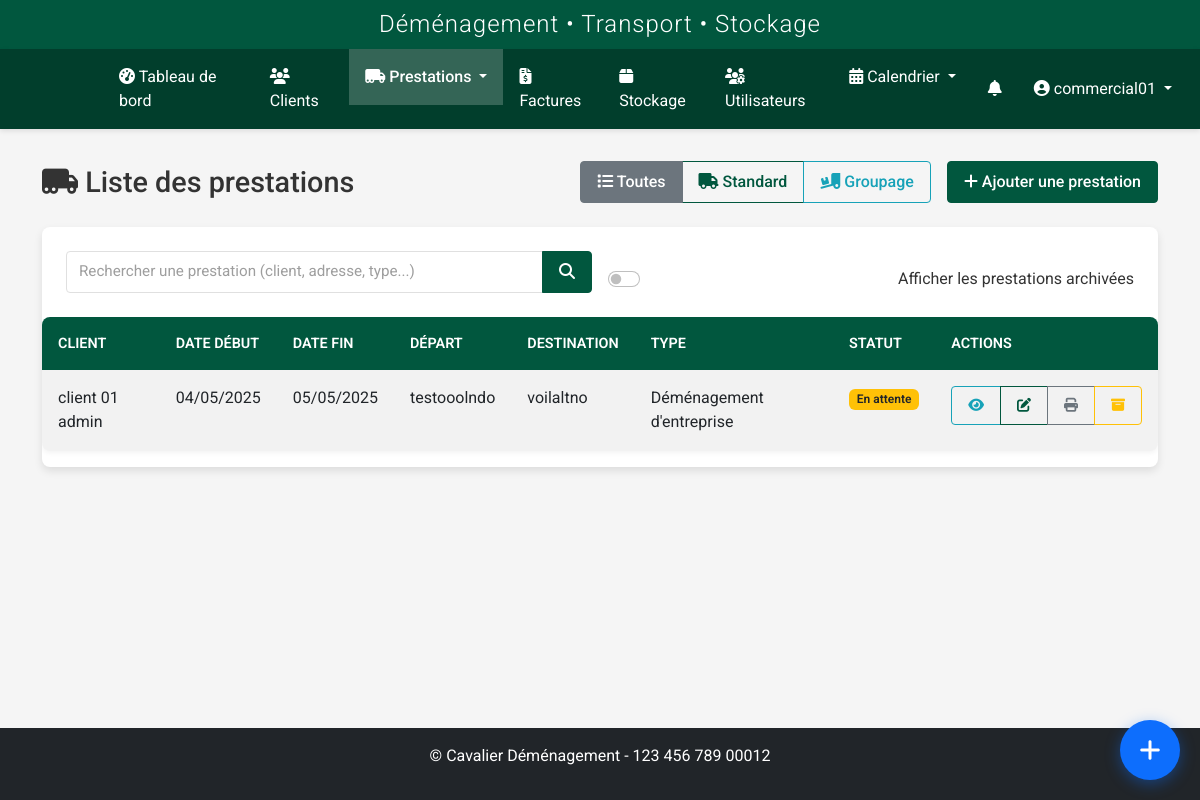
The app's page /prestations/ (signed in), older data.
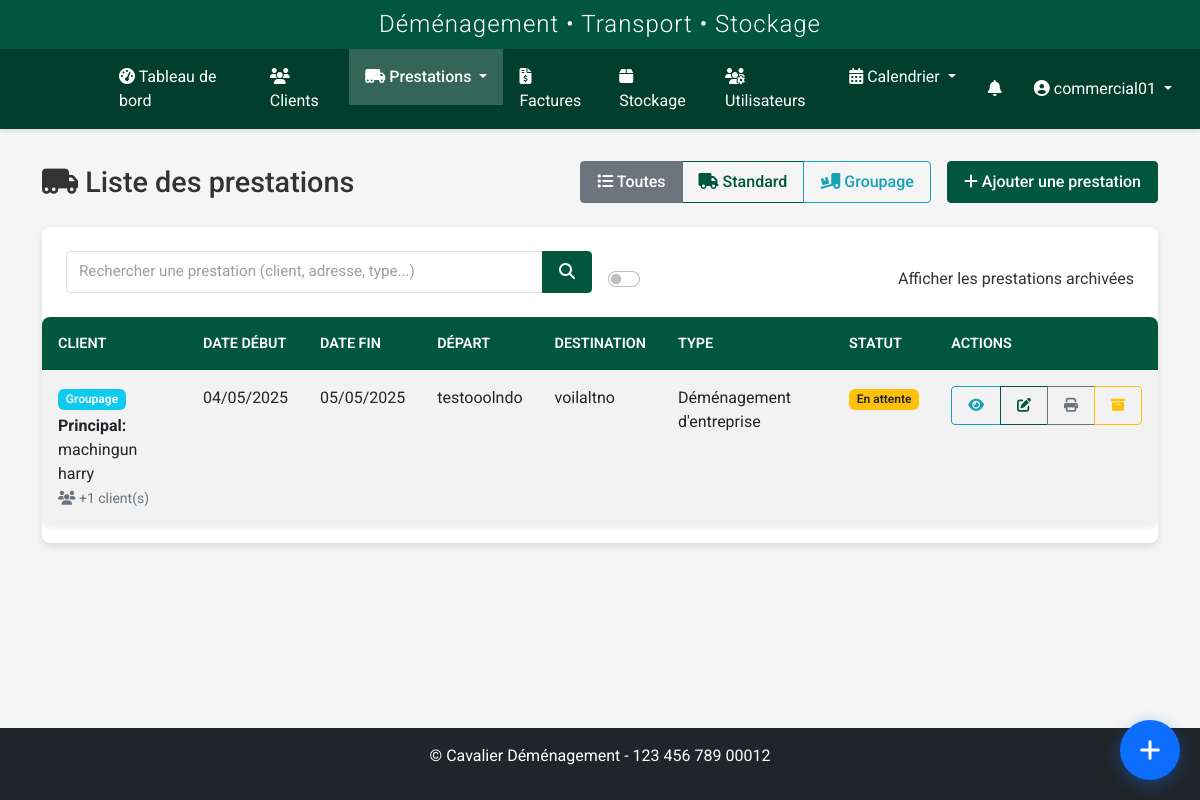
The same page, newer data.
### models.py (models this page shows, shortened)
class Prestation(db.Model):
    id = db.Column(db.Integer, primary_key=True)
    client_id = db.Column(db.Integer, db.ForeignKey('client.id'), nullable=False)
    commercial_id = db.Column(db.Integer, db.ForeignKey('user.id'), nullable=True)
    transporteur_id = db.Column(db.Integer, db.ForeignKey('transporteurs.id'), nullable=True)
    vehicule_id = db.Column(db.Integer, db.ForeignKey('vehicules.id'), nullable=True)
    client = db.relationship('Client', foreign_keys=[client_id], backref=db.backref('prestations', lazy=True))
    date_debut = db.Column(db.DateTime, nullable=False)
    date_fin = db.Column(db.DateTime, nullable=False)
    adresse_depart = db.Column(db.Text, nullable=False)
    adresse_arrivee = db.Column(db.Text, nullable=False)
    type_demenagement = db.Column(db.String(100), nullable=False)
    type_demenagement_id = db.Column(db.Integer, db.ForeignKey('type_demenagement.id'), nullable=True)
    statut = db.Column(db.String(50), default='En attente')  # En attente, Confirmé, En cours, Terminé, Annulé
    priorite = db.Column(db.String(20), default='Normale')  # Basse, Normale, Haute, Urgente
    status_transporteur = db.Column(db.String(20), default='en_attente')  # en_attente, accepte, refuse
    raison_refus = db.Column(db.Text, nullable=True)  # Raison du refus par le transporteur
    date_reponse = db.Column(db.DateTime, nullable=True)  # Date de réponse du transporteur
    observations = db.Column(db.Text, nullable=True)
    archive = db.Column(db.Boolean, default=False)
    date_creation = db.Column(db.DateTime, nullable=False, default=datetime.utcnow)
    date_modification = db.Column(db.DateTime, nullable=True)
    createur_id = db.Column(db.Integer, db.ForeignKey('user.id'), nullable=True)
    modificateur_id = db.Column(db.Integer, db.ForeignKey('user.id'), nullable=True)
    stockage_id = db.Column(db.Integer, db.ForeignKey('stockage.id'), nullable=True)
    mode_groupage = db.Column(db.Boolean, default=False)
    tags = db.Column(db.Text, nullable=True)
    societe = db.Column(db.String(100), nullable=True)
    montant = db.Column(db.Float, nullable=True, default=0)
    etapes_depart = db.Column(db.Text, nullable=True)  # Étapes supplémentaires de départ (format: adresse1||adresse2||...)
    etapes_arrivee = db.Column(db.Text, nullable=True)  # Étapes supplémentaires d'arrivée (format: adresse1||adresse2||...)
    commercial = db.relationship('User', foreign_keys=[commercial_id], backref='prestations_commercial')
    createur = db.relationship('User', foreign_keys=[createur_id], backref='prestations_creees')
    modificateur = db.relationship('User', foreign_keys=[modificateur_id], backref='prestations_modifiees')
    transporteurs = db.relationship('User', secondary=prestation_transporteurs, back_populates='prestations')
    clients_supplementaires = db.relationship('Client', secondary=prestation_clients, back_populates='prestations_supplementaires')
    type_demenagement_obj = db.relationship('TypeDemenagement', backref='prestations')
    versions = db.relationship('PrestationVersion', backref='prestation_courante', lazy=True, foreign_keys="PrestationVersion.prestation_id")
    @property
    def est_groupage(self):
        return self.mode_groupage or self.type_demenagement == 'Groupage'

class Client(db.Model):
    id = db.Column(db.Integer, primary_key=True)
    nom = db.Column(db.String(64), nullable=False)
    prenom = db.Column(db.String(64), nullable=False)
    adresse = db.Column(db.Text, nullable=True)
    code_postal = db.Column(db.String(10), nullable=True)
    ville = db.Column(db.String(64), nullable=True)
    pays = db.Column(db.String(64), default='France')
    telephone = db.Column(db.String(20), nullable=True)
    email = db.Column(db.String(120), nullable=True)
    type_client = db.Column(db.String(50), nullable=True)
    tags = db.Column(db.Text, nullable=True)
    observations = db.Column(db.Text, nullable=True)
    statut = db.Column(db.String(20), default='actif')
    archive = db.Column(db.Boolean, default=False)
    date_creation = db.Column(db.DateTime, nullable=False, default=datetime.utcnow)
    commercial_id = db.Column(db.Integer, db.ForeignKey('user.id'), nullable=True)
    commercial = db.relationship('User', backref=db.backref('clients', lazy=True), foreign_keys=[commercial_id])
    prestations_principales = db.relationship('Prestation', backref=db.backref('client_principal', lazy=True), lazy=True, foreign_keys="Prestation.client_id")
    prestations_supplementaires = db.relationship('Prestation', secondary=prestation_clients, back_populates='clients_supplementaires')
    factures = db.relationship('Facture', backref='client', lazy=True)

### routes/prestation.py (the view, shortened to what this page needs)
@prestation_bp.route('/')
@login_required
def index():
    form = SearchPrestationForm()
    query = request.args.get('query', '')
    show_archived = request.args.get('archives', type=bool, default=False)
    page = request.args.get('page', 1, type=int)
    per_page = request.args.get('per_page', 20, type=int)
    prestations_query = Prestation.query.options(
        db.joinedload(Prestation.client_principal),
        db.joinedload(Prestation.transporteurs),
        db.joinedload(Prestation.commercial)
    )
    if not show_archived:
        prestations_query = prestations_query.filter_by(archive=False)
    if current_user.role == 'transporteur':
        prestations_query = prestations_query.filter(
            Prestation.transporteurs.any(id=current_user.id)
        )
    elif current_user.role == 'commercial' and not current_user.is_admin() and current_user.id != 1:
        prestations_query = prestations_query.filter(
            Prestation.commercial_id == current_user.id
        )
    prestations_query = prestations_query.order_by(Prestation.date_debut.desc())
    prestations = prestations_query.paginate(page=page, per_page=per_page, error_out=False)
    return render_template(
        'prestations/index.html',
        title='Prestations',
        prestations=prestations,
        form=form,
        query=query,
        show_archived=show_archived
    )

### forms.py
class SearchPrestationForm(FlaskForm):
    query = StringField('Rechercher une prestation (client, adresse, type...)')
    archives = BooleanField('Afficher les prestations archivées')
    submit = SubmitField('Rechercher')

### models.py (called while the page is built)
    def is_admin(self):
        return self.role in ['admin', 'superadmin']

    def is_transporteur(self):
        return self.role == 'transporteur' or self.is_admin()

### templates/prestations/index.html (shortened to what the changed rows need)
{% extends 'base.html' %}
{% block content %}
<div class="prestation-page">
    <div class="page-title d-flex justify-content-between align-items-center flex-wrap">
        <h1><i class="fas fa-truck-moving"></i> Liste des prestations</h1>
    </div>
    <div class="card">
        <div class="table-responsive">
            <table class="table table-hover table-striped">
                <thead>
                    <tr>
                        <th>Client</th>
                        <th>Date début</th>
                        <th>Date fin</th>
                        <th>Départ</th>
                        <th>Destination</th>
                        <th>Type</th>
                        <th>Statut</th>
                        <th>Actions</th>
                    </tr>
                </thead>
                <tbody>
                    {% if prestations %}
                        {% for prestation in prestations %}
                            <tr class="prestation-row {% if prestation.archive %}table-secondary{% endif %}" data-prestation-type="{% if prestation.mode_groupage %}groupage{% else %}standard{% endif %}">
                                <td>
                                    {% if prestation.est_groupage %}
                                        <span class="badge bg-info mb-1">Groupage</span><br>
                                        <strong>Principal:</strong> {{ prestation.client_principal.nom }} {{ prestation.client_principal.prenom }}<br>
                                        {% if prestation.clients_supplementaires %}
                                            <small class="text-muted">
                                                <i class="fas fa-users"></i> +{{ prestation.clients_supplementaires|length }} client(s)
                                            </small>
                                        {% endif %}
                                    {% else %}
                                        {{ prestation.client_principal.nom }} {{ prestation.client_principal.prenom }}
                                    {% endif %}
                                </td>
                                <td>{{ prestation.date_debut.strftime('%d/%m/%Y') }}</td>
                                <td>{{ prestation.date_fin.strftime('%d/%m/%Y') }}</td>
                                <td title="{{ prestation.adresse_depart }}">{{ prestation.adresse_depart|truncate(30) }}</td>
                                <td title="{{ prestation.adresse_arrivee }}">{{ prestation.adresse_arrivee|truncate(30) }}</td>
                                <td class="prestation-type-{% if prestation.est_groupage %}groupage{% else %}standard{% endif %}">
                                    {{ prestation.type_demenagement }}
                                </td>
                                <td>
                                    <span class="badge status-{{ prestation.statut|lower|replace(' ', '-') }}">
                                        {{ prestation.statut }}
                                    </span>
                                </td>
                                <td>
                                    <div class="btn-group btn-group-sm">
                                        <a href="{{ url_for('prestation.view', id=prestation.id) }}" class="btn btn-outline-info" title="Visualiser">
                                            <i class="fas fa-eye"></i>
                                        </a>
                                        <a href="{{ url_for('prestation.edit', id=prestation.id) }}" class="btn btn-outline-primary" title="Modifier">
                                            <i class="fas fa-edit"></i>
                                        </a>
                                        <a href="{{ url_for('prestation.print_prestation', id=prestation.id) }}" class="btn btn-outline-secondary" title="Imprimer" target="_blank">
                                            <i class="fas fa-print"></i>
                                        </a>
                                        <a href="{{ url_for('prestation.toggle_archive', id=prestation.id) }}"
                                           class="btn btn-outline-{{ 'success' if prestation.archive else 'warning' }}"
                                           title="{{ 'Désarchiver' if prestation.archive else 'Archiver' }}">
                                            <i class="fas fa-{{ 'box-open' if prestation.archive else 'archive' }}"></i>
                                        </a>
                                    </div>
                                </td>
                            </tr>
                        {% endfor %}
                    {% endif %}
                </tbody>
            </table>
        </div>
    </div>
</div>
{% endblock %}

Row changes from the older to the newer data that the page shows:
changed Prestation "testooolndo": mode_groupage False → True (drawn); clients_supplementaires|length (not shown) → "1"; client_principal.nom "client 01" → "machingun"; client_principal.prenom "admin" → "harry"
